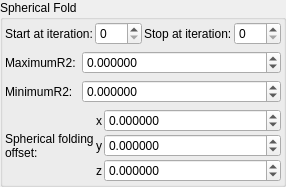
    <widget class="QGroupBox" name="groupBox_2">
     <property name="title">
      <string>Spherical Fold</string>
     </property>
     <layout class="QVBoxLayout" name="verticalLayout_4">
      <property name="leftMargin">
       <number>2</number>
      </property>
      <property name="topMargin">
       <number>2</number>
      </property>
      <property name="rightMargin">
       <number>2</number>
      </property>
      <property name="bottomMargin">
       <number>2</number>
      </property>
      <item>
       <layout class="QGridLayout" name="gridLayout_78">
        <property name="spacing">
         <number>2</number>
        </property>
        <item row="3" column="2">
         <widget class="QLabel" name="label_50">
          <property name="text">
           <string>Stop at iteration:</string>
          </property>
         </widget>
        </item>
        <item row="3" column="1">
         <widget class="MySpinBox" name="spinboxInt_transf_start_iterations_S">
          <property name="sizePolicy">
           <sizepolicy hsizetype="Minimum" vsizetype="Maximum">
            <horstretch>0</horstretch>
            <verstretch>0</verstretch>
           </sizepolicy>
          </property>
          <property name="minimum">
           <number>0</number>
          </property>
          <property name="maximum">
           <number>999</number>
          </property>
          <property name="value">
           <number>0</number>
          </property>
         </widget>
        </item>
        <item row="3" column="3">
         <widget class="MySpinBox" name="spinboxInt_transf_stop_iterations_S">
          <property name="sizePolicy">
           <sizepolicy hsizetype="Preferred" vsizetype="Maximum">
            <horstretch>0</horstretch>
            <verstretch>0</verstretch>
           </sizepolicy>
          </property>
          <property name="maximum">
           <number>999</number>
          </property>
         </widget>
        </item>
        <item row="3" column="0">
         <widget class="QLabel" name="label_70">
          <property name="text">
           <string>Start at iteration:</string>
          </property>
         </widget>
        </item>
       </layout>
      </item>
      <item>
       <layout class="QGridLayout" name="gridLayout_7" columnstretch="0,1">
        <item row="0" column="1">
         <widget class="MyDoubleSpinBox" name="spinbox_transf_maxR2_1">
          <property name="sizePolicy">
           <sizepolicy hsizetype="Minimum" vsizetype="Maximum">
            <horstretch>0</horstretch>
            <verstretch>0</verstretch>
           </sizepolicy>
          </property>
          <property name="prefix">
           <string/>
          </property>
          <property name="suffix">
           <string/>
          </property>
          <property name="decimals">
           <number>6</number>
          </property>
          <property name="minimum">
           <double>-99.989999999999995</double>
          </property>
          <property name="maximum">
           <double>99.989999999999995</double>
          </property>
          <property name="singleStep">
           <double>0.100000000000000</double>
          </property>
         </widget>
        </item>
        <item row="1" column="0">
         <widget class="QLabel" name="label_31">
          <property name="text">
           <string>MinimumR2:</string>
          </property>
         </widget>
        </item>
        <item row="1" column="1">
         <widget class="MyDoubleSpinBox" name="spinbox_transf_minR2_p25">
          <property name="sizePolicy">
           <sizepolicy hsizetype="Minimum" vsizetype="Maximum">
            <horstretch>0</horstretch>
            <verstretch>0</verstretch>
           </sizepolicy>
          </property>
          <property name="prefix">
           <string/>
          </property>
          <property name="suffix">
           <string/>
          </property>
          <property name="decimals">
           <number>6</number>
          </property>
          <property name="minimum">
           <double>-99.989999999999995</double>
          </property>
          <property name="maximum">
           <double>99.989999999999995</double>
          </property>
          <property name="singleStep">
           <double>0.100000000000000</double>
          </property>
         </widget>
        </item>
        <item row="0" column="0">
         <widget class="QLabel" name="label_22">
          <property name="text">
           <string>MaximumR2:</string>
          </property>
         </widget>
        </item>
       </layout>
      </item>
      <item>
       <layout class="QGridLayout" name="gridLayout_19" columnstretch="0,0,1">
        <property name="spacing">
         <number>2</number>
        </property>
        <item row="3" column="1">
         <widget class="QLabel" name="label_128">
          <property name="sizePolicy">
           <sizepolicy hsizetype="Preferred" vsizetype="Preferred">
            <horstretch>0</horstretch>
            <verstretch>0</verstretch>
           </sizepolicy>
          </property>
          <property name="text">
           <string notr="true">x</string>
          </property>
          <property name="alignment">
           <set>Qt::AlignRight|Qt::AlignTrailing|Qt::AlignVCenter</set>
          </property>
         </widget>
        </item>
        <item row="5" column="1">
         <widget class="QLabel" name="label_126">
          <property name="sizePolicy">
           <sizepolicy hsizetype="Preferred" vsizetype="Preferred">
            <horstretch>0</horstretch>
            <verstretch>0</verstretch>
           </sizepolicy>
          </property>
          <property name="text">
           <string notr="true">z</string>
          </property>
          <property name="alignment">
           <set>Qt::AlignRight|Qt::AlignTrailing|Qt::AlignVCenter</set>
          </property>
         </widget>
        </item>
        <item row="3" column="0" rowspan="3">
         <widget class="QLabel" name="label_18">
          <property name="text">
           <string>Spherical folding
offset:</string>
          </property>
         </widget>
        </item>
        <item row="4" column="1">
         <widget class="QLabel" name="label_127">
          <property name="sizePolicy">
           <sizepolicy hsizetype="Preferred" vsizetype="Preferred">
            <horstretch>0</horstretch>
            <verstretch>0</verstretch>
           </sizepolicy>
          </property>
          <property name="text">
           <string notr="true">y</string>
          </property>
          <property name="alignment">
           <set>Qt::AlignRight|Qt::AlignTrailing|Qt::AlignVCenter</set>
          </property>
         </widget>
        </item>
        <item row="4" column="2">
         <widget class="MyDoubleSpinBox" name="spinbox3_mandelbox_offset_y">
          <property name="sizePolicy">
           <sizepolicy hsizetype="Minimum" vsizetype="Maximum">
            <horstretch>0</horstretch>
            <verstretch>0</verstretch>
           </sizepolicy>
          </property>
          <property name="prefix">
           <string/>
          </property>
          <property name="suffix">
           <string/>
          </property>
          <property name="decimals">
           <number>6</number>
          </property>
          <property name="minimum">
           <double>-100.000000000000000</double>
          </property>
          <property name="maximum">
           <double>100.000000000000000</double>
          </property>
          <property name="singleStep">
           <double>0.100000000000000</double>
          </property>
         </widget>
        </item>
        <item row="3" column="2">
         <widget class="MyDoubleSpinBox" name="spinbox3_mandelbox_offset_x">
          <property name="sizePolicy">
           <sizepolicy hsizetype="Minimum" vsizetype="Maximum">
            <horstretch>0</horstretch>
            <verstretch>0</verstretch>
           </sizepolicy>
          </property>
          <property name="prefix">
           <string/>
          </property>
          <property name="suffix">
           <string/>
          </property>
          <property name="decimals">
           <number>6</number>
          </property>
          <property name="minimum">
           <double>-100.000000000000000</double>
          </property>
          <property name="maximum">
           <double>100.000000000000000</double>
          </property>
          <property name="singleStep">
           <double>0.100000000000000</double>
          </property>
         </widget>
        </item>
        <item row="5" column="2">
         <widget class="MyDoubleSpinBox" name="spinbox3_mandelbox_offset_z">
          <property name="sizePolicy">
           <sizepolicy hsizetype="Minimum" vsizetype="Maximum">
            <horstretch>0</horstretch>
            <verstretch>0</verstretch>
           </sizepolicy>
          </property>
          <property name="prefix">
           <string/>
          </property>
          <property name="suffix">
           <string/>
          </property>
          <property name="decimals">
           <number>6</number>
          </property>
          <property name="minimum">
           <double>-100.000000000000000</double>
          </property>
          <property name="maximum">
           <double>100.000000000000000</double>
          </property>
          <property name="singleStep">
           <double>0.100000000000000</double>
          </property>
         </widget>
        </item>
       </layout>
      </item>
     </layout>
    </widget>
